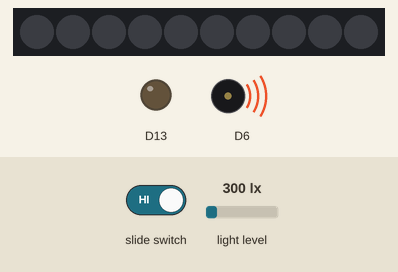
The sketch below on a simulated Adafruit Circuit Playground Express. Parts: 10 RGB LEDs in strip order, left to right, output pins drawn as LEDs (lit = HIGH), buzzer (waves = sounding). The test bench sets the inputs (shaded band); at power-on: light level 300 lx.

Above: at 0.15 s.
Timing chart, 0 to 1.6 s (numbered marks = the images above):
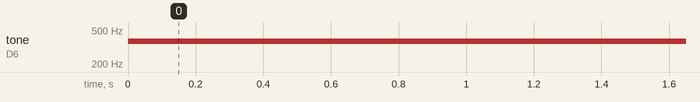

Measured:
- by itself, tone on D6: silent → 368 Hz at 0.00 s

The sketch:

SimpleLight2Sound.ino
```cpp
// Adafruit Circuit Playground - Light Theremin    Support Open Source, buy at Adafruit
//   2016-08-07 Version 1  by Mike Barela for Adafruit Industries
// Uses the CircuitPlayground library to easily use the full functionality of the board

#include <Adafruit_CircuitPlayground.h>

void setup() {
  CircuitPlayground.begin();   // initialize the Circuit Playground library
}

void loop()
{
   uint16_t value, sound;
   if(CircuitPlayground.slideSwitch()) {      // if the slide switch is on
     value = CircuitPlayground.lightSensor(); //   read the light sensor
     sound = map(value, 5, 1000, 131, 1760);  //   map light values to music values
     CircuitPlayground.playTone(sound, 10);  //   play sound for 100 milliseconds
   }
}
```
